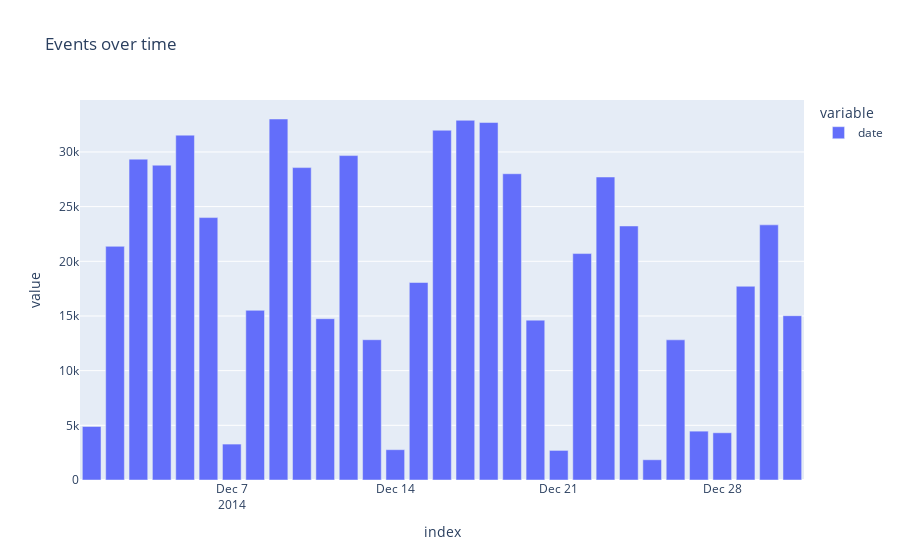

Here is the notebook cell this chart was saved with:
### Markdown cell above
We can see a similar long tail distribution for the types of events users are engaged in. However, we need to dig deeper into the types of events as not all are directly related/relevant to user actions.

### Code cell
date_count = df['date'].value_counts()
px.bar(date_count, title= "Events over time").show()

### Figure 1 — Plotly figure (JSON) as saved in the notebook; plotly's stock layout.template omitted (floating-point values rounded to 4 significant figures)
{"data": [{"alignmentgroup": "True", "hovertemplate": "variable=date<br>index=%{x}<br>value=%{y}<extra></extra>", "legendgroup": "date", "marker": {"color": "#636efa"}, "name": "date", "offsetgroup": "date", "orientation": "v", "showlegend": true, "textposition": "auto", "type": "bar", "x": ["2014-12-09T00:00:00", "2014-12-17T00:00:00", "2014-12-18T00:00:00", "2014-12-16T00:00:00", "2014-12-05T00:00:00", "2014-12-12T00:00:00", "2014-12-03T00:00:00", "2014-12-04T00:00:00", "2014-12-10T00:00:00", "2014-12-19T00:00:00", "2014-12-23T00:00:00", "2014-12-06T00:00:00", "2014-12-30T00:00:00", "2014-12-24T00:00:00", "2014-12-02T00:00:00", "2014-12-22T00:00:00", "2014-12-15T00:00:00", "2014-12-29T00:00:00", "2014-12-08T00:00:00", "2014-12-31T00:00:00", "2014-12-11T00:00:00", "2014-12-20T00:00:00", "2014-12-13T00:00:00", "2014-12-26T00:00:00", "2014-12-01T00:00:00", "2014-12-27T00:00:00", "2014-12-28T00:00:00", "2014-12-07T00:00:00", "2014-12-14T00:00:00", "2014-12-21T00:00:00", "2014-12-25T00:00:00"], "xaxis": "x", "y": [33013, 32894, 32691, 31983, 31536, 29667, 29341, 28790, 28569, 28007, 27709, 23997, 23332, 23230, 21368, 20707, 18060, 17715, 15516, 15025, 14751, 14620, 12828, 12818, 4892, 4467, 4318, 3285, 2773, 2706, 1850], "yaxis": "y"}], "layout": {"barmode": "relative", "legend": {"title": {"text": "variable"}, "tracegroupgap": 0}, "title": {"text": "Events over time"}, "xaxis": {"anchor": "y", "domain": [0, 1], "title": {"text": "index"}}, "yaxis": {"anchor": "x", "domain": [0, 1], "title": {"text": "value"}}}}
